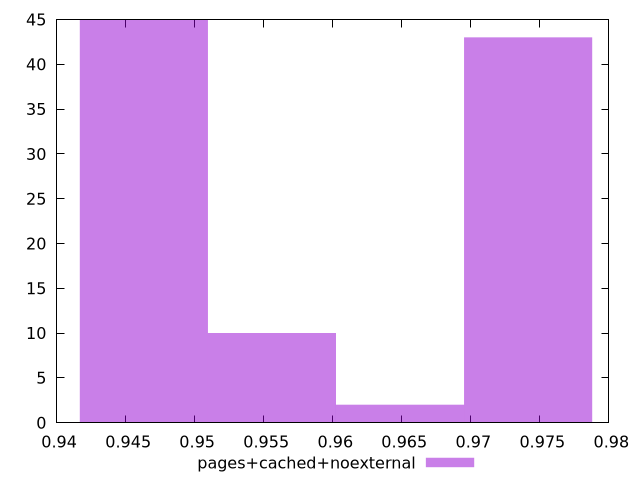

Recreate this plot in gnuplot.
$_pagesCachedNoexternal <<EOF
0.9741512139705413 43
0.9463183221428115 45
0.9555959527520548 10
0.964873583361298 2
EOF
set key outside below
set terminal pngcairo
set output "report_00004_2020-11-02T20-21-41.718Z/first-contentful-paint/pages+cached+noexternal//hist.png"
set yrange [0:45]
set boxwidth 0.00927763060924325
set style fill transparent solid 0.5 noborder
plot $_pagesCachedNoexternal title "pages+cached+noexternal" with boxes ,
